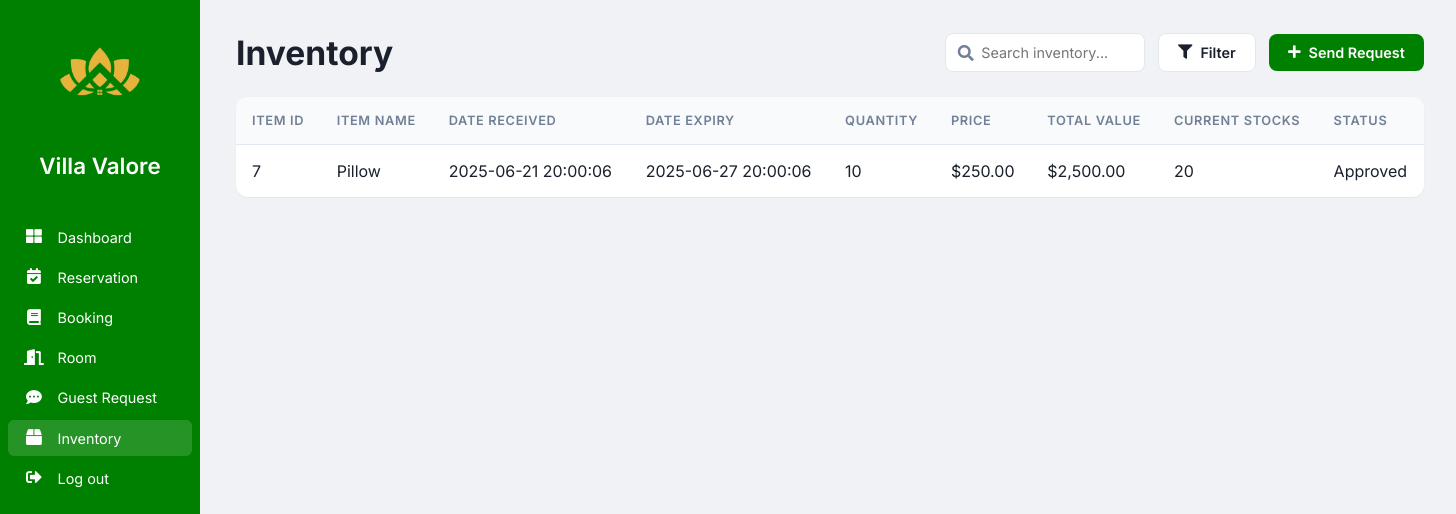
/staff/staff_inventory.php, run on the app's committed database.
### tables this page shows
CREATE TABLE `inventory` (
  `ItemID` int(15) NOT NULL,
  `AdminID` int(15) NOT NULL,
  `StaffID` int(15) NOT NULL,
  `RequestID` int(15) NOT NULL,
  `ItemName` varchar(255) NOT NULL,
  `DateReceived` datetime NOT NULL,
  `DateExpiry` datetime NOT NULL,
  `Quantity` int(255) NOT NULL,
  `Price` decimal(10,0) NOT NULL,
  `Total` int(255) NOT NULL,
  `CurrentStocks` bigint(255) NOT NULL,
  `RqStocks` bigint(255) NOT NULL,
  `Status` enum('Approved','Denied','','') NOT NULL
);

### staff/staff_inventory.php (the view, shortened to what this page needs)
<?php
$host = "localhost";
$user = "root";
$password = "";
$dbname = "hotel_reservation_systemdb";
$conn = new mysqli($host, $user, $password, $dbname);
$sql = "SELECT ItemID, ItemName, DateReceived, DateExpiry, Quantity, Price, (Quantity * Price) as Total, CurrentStocks, Status FROM inventory";
$inventoryItems = [];
$result = $conn->query($sql);
if ($result) {
    while($row = $result->fetch_assoc()) {
        $inventoryItems[] = $row;
    }
}
?>
<!DOCTYPE html>
<html lang="en">
<head>
    <link rel="stylesheet" href="https://cdnjs.cloudflare.com/ajax/libs/font-awesome/5.15.4/css/all.min.css">
</head>
<body>
    <div class="sidebar">
        <img src="images/villavalorelogo.png" alt="Villa Valore Logo" class="sidebar-logo">
        <h4 class="sidebar-title">Villa Valore</h4>
        <div class="nav-section">
            <a class="nav-link" href="staff_dashboard.php"><i class="fas fa-th-large"></i>Dashboard</a>
            <a class="nav-link" href="reservation.php"><i class="fas fa-calendar-check"></i>Reservation</a>
            <a class="nav-link" href="booking.php"><i class="fas fa-book"></i>Booking</a>
            <a class="nav-link" href="room.php"><i class="fas fa-door-open"></i>Room</a>
            <a class="nav-link" href="guest_request.php"><i class="fas fa-comment-dots"></i>Guest Request</a>
            <a class="nav-link active" href="staff_inventory.php"><i class="fas fa-box"></i>Inventory</a>
        </div>
        <div class="nav-section">
            <a class="nav-link" href="logout.php"><i class="fas fa-sign-out-alt"></i>Log out</a>
        </div>
    </div>
    <div class="main-content">
            <div class="inventory-header">
                <h1>Inventory</h1>
                <div class="header-controls">
                    <div class="search-wrapper">
                        <i class="fas fa-search search-icon"></i>
                    <input type="text" id="searchInput" class="search-input" placeholder="Search inventory...">
                </div>
                <button class="btn btn-secondary" id="filterBtn"><i class="fas fa-filter"></i> Filter</button>
                <button class="btn btn-primary" id="sendRequestBtn"><i class="fas fa-plus"></i> Send Request</button>
            </div>
        </div>
        <div class="table-container">
            <table class="inventory-table">
                <thead>
                    <tr>
                        <th>Item ID</th>
                        <th>Item Name</th>
                        <th>Date Received</th>
                        <th>Date Expiry</th>
                        <th>Quantity</th>
                        <th>Price</th>
                        <th>Total Value</th>
                        <th>Current Stocks</th>
                        <th>Status</th>
                    </tr>
                </thead>
                <tbody id="inventoryTableBody">
                    <?php if (!empty($inventoryItems)): ?>
                        <?php foreach ($inventoryItems as $item): ?>
                            <tr>
                                <td><?php echo htmlspecialchars($item['ItemID']); ?></td>
                                <td><?php echo htmlspecialchars($item['ItemName']); ?></td>
                                <td><?php echo htmlspecialchars($item['DateReceived']); ?></td>
                                <td><?php echo htmlspecialchars($item['DateExpiry']); ?></td>
                                <td><?php echo htmlspecialchars($item['Quantity']); ?></td>
                                <td>$<?php echo htmlspecialchars(number_format($item['Price'], 2)); ?></td>
                                <td>$<?php echo htmlspecialchars(number_format($item['Total'], 2)); ?></td>
                                <td><?php echo htmlspecialchars($item['CurrentStocks']); ?></td>
                                <td><?php echo htmlspecialchars($item['Status']); ?></td>
                    </tr>
                        <?php endforeach; ?>
                    <?php else: ?>
                        <tr><td colspan="9" style="text-align:center; padding: 2rem;">No inventory items found.</td></tr>
                    <?php endif; ?>
                </tbody>
            </table>
        </div>
    </div>
</body>
</html>

### staff/staff_inventory.php (style rules this page uses)
:root { --sidebar-width: 200px; --primary-color: #008000; --light-grey: #f0f2f5; --text-primary: #1a202c; --text-secondary: #718096; --border-color: #e2e8f0; }
* { margin: 0; padding: 0; box-sizing: border-box; font-family: 'Inter', sans-serif; }
body { background: var(--light-grey); display: flex; color: var(--text-primary); }
.sidebar { width: var(--sidebar-width); background: var(--primary-color); min-height: 100vh; padding: 0.5rem; color: white; position: fixed; left: 0; top: 0; bottom: 0; transition: left 0.3s; z-index: 1000; }
.sidebar-logo { display: block; margin: 1.5rem auto; width: 80px; height: auto; }
.sidebar-title { color: white; font-size: 1.4rem; font-weight: 600; margin-bottom: 1.5rem; padding: 1rem; text-align: center; }
.nav-link { display: flex; align-items: center; padding: 0.6rem 1rem; color: white; text-decoration: none; font-size: 0.9rem; margin-bottom: 0.25rem; transition: background-color 0.2s; border-radius: 6px; }
.nav-link:hover, .nav-link.active { background-color: rgba(255, 255, 255, 0.15); }
.nav-link i { margin-right: 0.85rem; width: 20px; text-align: center; font-size: 1.1em; }
.main-content { flex: 1; padding: 2rem; margin-left: var(--sidebar-width); transition: margin-left 0.3s; }
.inventory-header { display: flex; align-items: center; justify-content: space-between; margin-bottom: 1.5rem; }
.inventory-header h1 { font-size: 2.1rem; font-weight: 700; }
.header-controls { display: flex; align-items: center; gap: 0.8rem; }
.search-wrapper { position: relative; }
.search-input { padding: 0.6rem 1rem 0.6rem 2.2rem; border-radius: 8px; border: 1px solid var(--border-color); background: #fff; font-size: 0.9rem; width: 200px; outline: none; transition: border-color 0.2s; }
.search-icon { position: absolute; left: 0.8rem; top: 50%; transform: translateY(-50%); color: var(--text-secondary); }
.btn { padding: 0.6rem 1.2rem; border: none; border-radius: 8px; font-size: 0.9rem; font-weight: 600; cursor: pointer; transition: all 0.2s; text-decoration: none; display: inline-flex; align-items: center; gap: 0.5rem; }
.btn-primary { background: var(--primary-color); color: #fff; }
.btn-secondary { background: #fff; color: var(--text-primary); border: 1px solid var(--border-color); }
.table-container { background: #fff; border-radius: 12px; box-shadow: 0 1px 3px rgba(0,0,0,0.02), 0 1px 2px rgba(0,0,0,0.04); overflow-x: auto; }
.inventory-table { width: 100%; border-collapse: collapse; min-width: 800px; }
.inventory-table th, .inventory-table td { padding: 1rem; text-align: left; border-bottom: 1px solid var(--border-color); white-space: nowrap; }
.inventory-table th { background: #f9fafb; font-size: 0.8rem; font-weight: 600; color: var(--text-secondary); text-transform: uppercase; letter-spacing: 0.05em; }
.inventory-table tr:last-child td { border-bottom: none; }

### data on the page
inventory: ItemID "7", ItemName "Pillow", DateReceived "2025-06-21 20:00:06", DateExpiry "2025-06-27 20:00:06", Quantity "10", Price "250.00", Total "2,500.00", CurrentStocks "20", Status "Approved"
